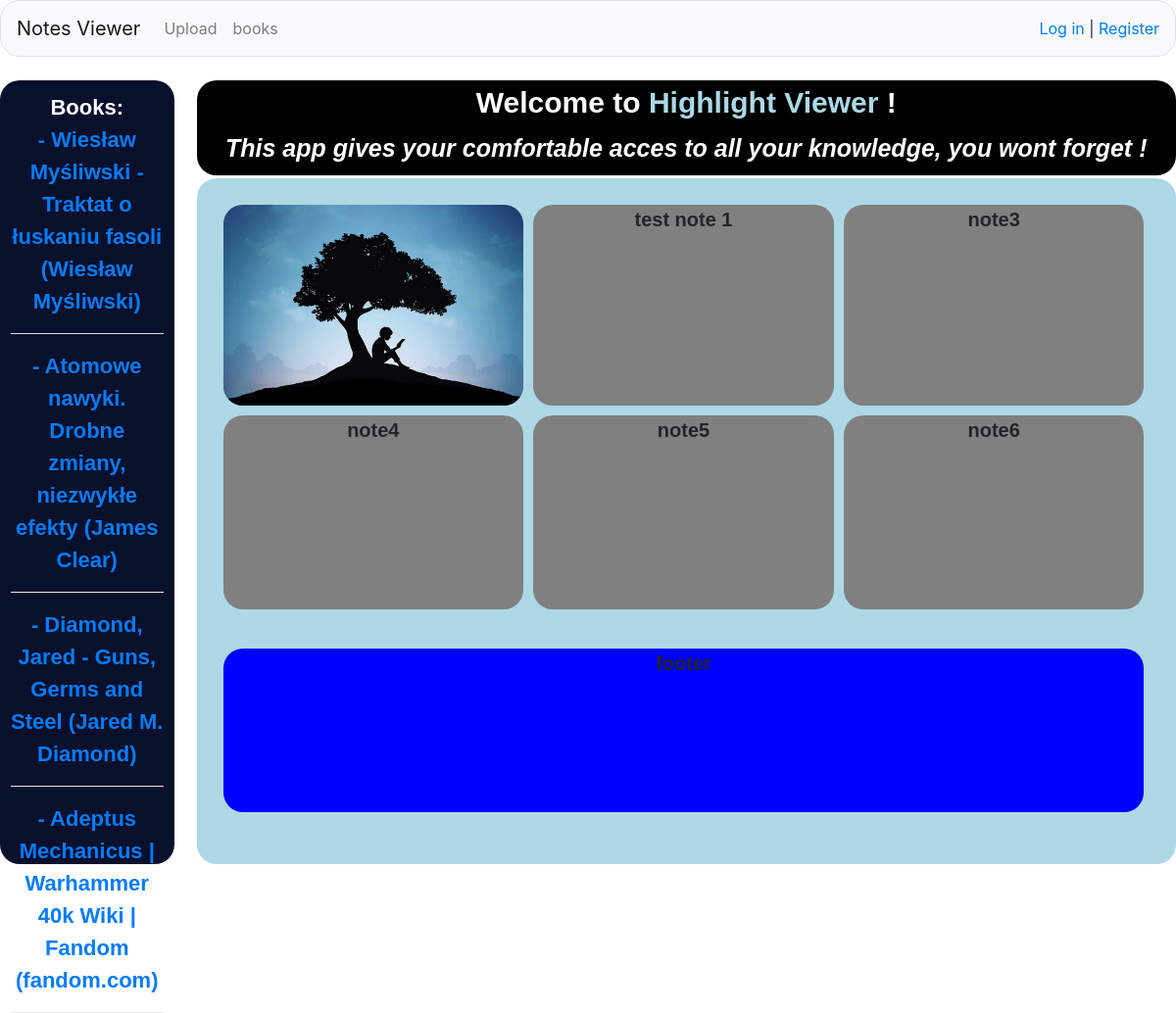
The app's page /, older data.
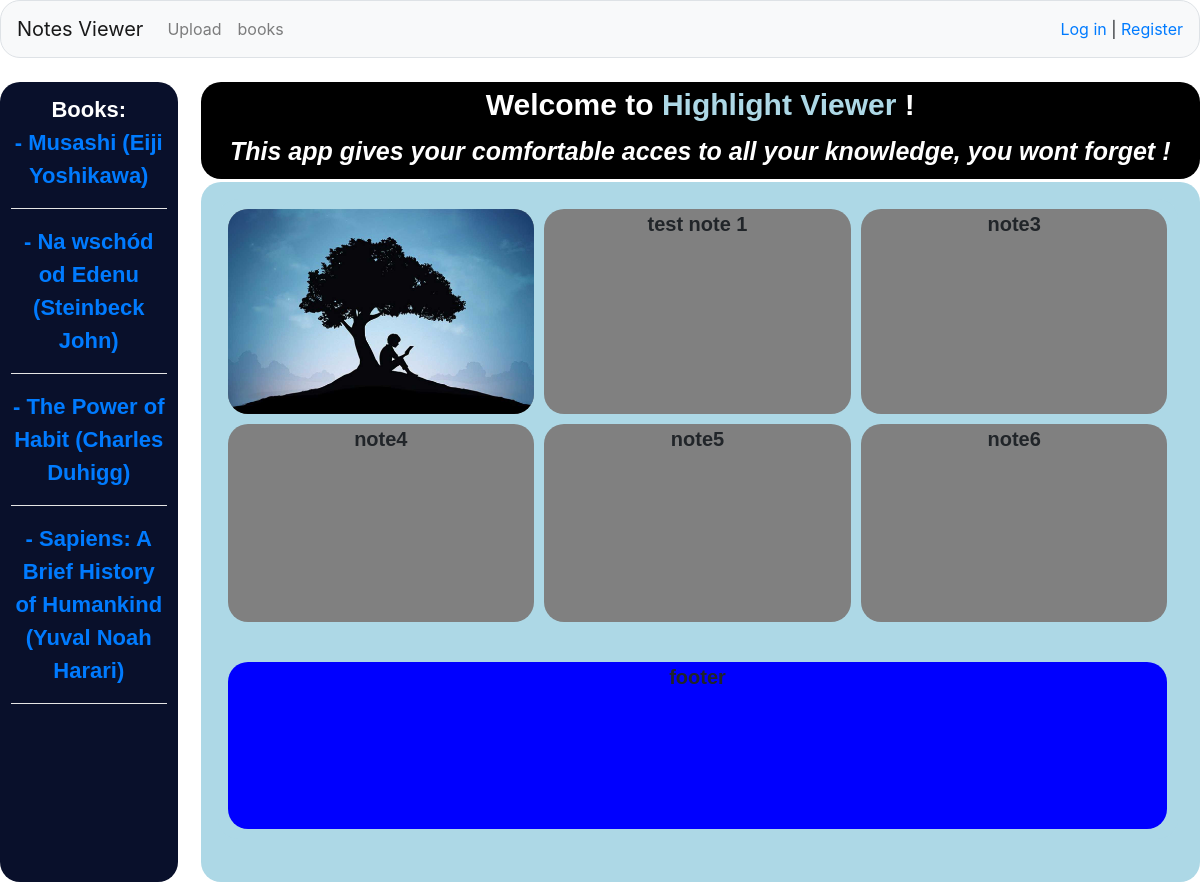
The same page, newer data.
### knowledge/models.py (models this page shows)
class Book(models.Model):
    title = models.CharField(max_length=600, null=True)
    owner = models.ForeignKey(User, on_delete=models.CASCADE)
    def __str__(self):
        return self.title

### knowledge/views.py (the view)
# urls.py: path('', views.index, name='index'),
def index(request):
    last_ten = Book.objects.all().order_by('-id')[:4]
    highlights = list(HighLight.objects.all())
    random_5_highlights = random.sample(highlights, 5)
    return render(request, 'knowledge/index.html', {'books': last_ten, 'highlights': 'test note 1'})

### knowledge/templates/knowledge/index.html (shortened to what this page needs)
{% extends "knowledge/base.html" %}
{% block content %}
<div class="main">
    <div class="sidenav">
        <strong>
            Books:
            <br>
        </strong>
        {% for book in books %}
        <a href="{% url 'knowledge:book' book.id %}">- {{ book }}</a>
        <br>
        <hr style="background-color:white;">
        {% empty %}
        <strong>
            log in and add a file to see your book list here !
        </strong>
        {% endfor %}
    </div>
    <div class="info">
        Welcome to <span id="Kindle"><strong>Highlight Viewer</strong></span> !
        <br>
        <span id="info1">This app gives your comfortable acces to all your knowledge, you wont forget !</span>
    </div>
    <div class="content">
        <div id="inside-content">
            <div id="note1">
                <img src="static/kindle.jpg" alt="kindle app art">
            </div>
            <div id="note2">
                {{ highlights }}
            </div>
            <div id="note3">
                note3
            </div>
            <div id="note4">
                note4
            </div>
            <div id="note5">
                note5
            </div>
            <div id="note6">
                note6
            </div>
            <div id="footer">
            </div>
        </div>
    </div>
</div>
{% endblock content %}

### knowledge/templates/knowledge/base.html (shortened to what this page needs)
<!doctype html>
<html lang="en">
<head>
    {% load bootstrap4 %}
    {% load static %}
    <link rel="stylesheet" href="{% static 'kindle_stylesheet.css' %}">
    <link rel="stylesheet" href="https://stackpath.bootstrapcdn.com/bootstrap/4.1.3/css/bootstrap.min.css">
    {% bootstrap_css %}
</head>
<body>
<nav class="navbar navbar-expand-md navbar-light bg-light mb-4 border">
    <a class="navbar-brand" href="{% url 'knowledge:index' %}">Notes Viewer</a>
    <div class="collapse navbar-collapse" id="navbarCollapse">
        <ul class="navbar-nav mr-auto">
            <li class="nav-item">
                <a class="nav-link" href="{% url 'knowledge:upload' %}">Upload</a>
            </li>
            <li class="nav-item">
                <a class='nav-link' href="{% url 'knowledge:books' %}">books</a>
            </li>
        </ul>
        <ul class="navbar-nav ml-auto">
            <li class="nav-item">
                {% if user.is_authenticated %}
                Hello, {{ user.username }}.
                <a href="{% url 'users:logout' %}">Log out</a>
                {% else %}
                <a href="{% url 'users:login' %}">Log in</a>
                |
                <a href="{% url 'users:register' %}">Register</a>
                {% endif %}
            </li>
        </ul>
    </div>
</nav>
{% block content %}
{% endblock content %}
</body>
</html>

Row changes from the older to the newer data that the page shows:
removed Book: title "Wiesław Myśliwski - Traktat o łuskaniu fasoli (Wiesław Myśliwski)"
removed Book: title "Atomowe nawyki. Drobne zmiany, niezwykłe efekty (James Clear)"
removed Book: title "Diamond, Jared - Guns, Germs and Steel (Jared M. Diamond)"
removed Book: title "Adeptus Mechanicus | Warhammer 40k Wiki | Fandom (fandom.com)"
added Book: title "Musashi (Eiji Yoshikawa)"
added Book: title "Na wschód od Edenu (Steinbeck John)"
added Book: title "The Power of Habit (Charles Duhigg)"
added Book: title "Sapiens: A Brief History of Humankind (Yuval Noah Harari)"
